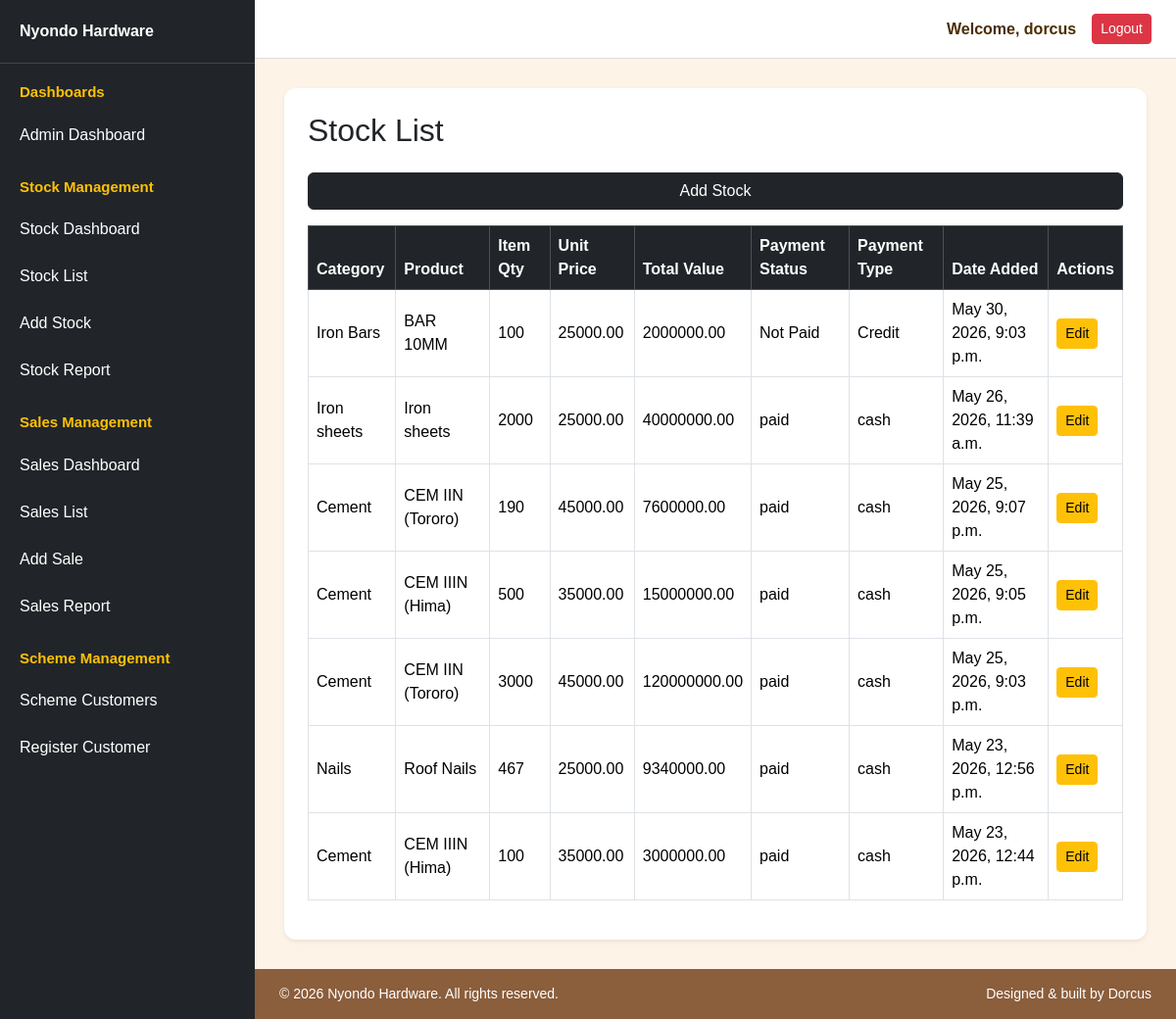
Page /nyondo/stock/ (signed in) on the committed database.
### nyondo/models.py (models this page shows, shortened)
class Stock(models.Model):
    PAYMENT_STATUS_CHOICES = [('Paid', 'Paid'), ('Not Paid', 'Not Paid')]
    PAYMENT_TYPE_CHOICES = [('Cash', 'Cash'), ('Mobile Money', 'Mobile Money'), ('Bank Transfer', 'Bank Transfer'), ('Credit', 'Credit')]
    supplier = models.CharField(max_length=100)
    category = models.CharField(max_length=100)
    product_name = models.CharField(max_length=100)
    quantity_delivered = models.PositiveIntegerField(default=0)
    unit_cost = models.DecimalField(max_digits=10, decimal_places=2)
    total_value_goods = models.DecimalField(max_digits=12, decimal_places=2, default=0)
    unit_price = models.DecimalField(max_digits=10, decimal_places=2)
    supplier_payment_status = models.CharField(max_length=20, choices=PAYMENT_STATUS_CHOICES, default='Not Paid')
    payment_type = models.CharField(max_length=50, choices=PAYMENT_TYPE_CHOICES, blank=True, null=True)
    date_added = models.DateTimeField(default=timezone.now)

### nyondo/views.py (the view)
# urls.py: path('stock/', views.stock_list, name='stock_list'),
@login_required
@admin_or_stock_manager_required
def stock_list(request):
    stocks = Stock.objects.all().order_by('-date_added')
    return render(
        request,
        'stock_list.html',
        {'stocks': stocks}
    )

### nyondo/templates/stock_list.html
{% extends 'base.html' %}
{% block content %}
<div class="card shadow-sm p-4">
<h2 class="mb-4">Stock List</h2>
<a href="{% url 'add_stock' %}" class="btn btn-dark mb-3">
Add Stock
</a>
<div class="table-responsive">
<table class="table table-bordered table-hover align-middle">
<thead class="table-dark">
<tr>
<th>Category</th>
<th>Product</th>
<th>Item Qty</th>
<th>Unit Price</th>
<th>Total Value</th>
<th>Payment Status</th>
<th>Payment Type</th>
<th>Date Added</th>
<th>Actions</th>
</tr>
</thead>
<tbody>
{% for stock in stocks %}
<tr>
<td>{{ stock.category }}</td>
<td>{{ stock.product_name }}</td>
<td>{{ stock.quantity_delivered }}</td>
<td>{{ stock.unit_price }}</td>
<td>{{ stock.total_value_goods }}</td>
<td>{{ stock.supplier_payment_status }}</td>
<td>{{ stock.payment_type }}</td>
<td>{{ stock.date_added }}</td>
<td>
<a href="{% url 'edit_stock' stock.id %}" class="btn btn-sm btn-warning">
    Edit
</a>
</td>
</tr>
{% empty %}
<tr>
<td colspan="10" class="text-center">
No stock available.
</td>
</tr>
{% endfor %}
</tbody>
</table>
</div>
</div>
{% endblock %}

### templates/base.html (shortened to what this page needs)
{% load static %}
<!DOCTYPE html>
<html lang="en">
<head>
    <link href="https://cdn.jsdelivr.net/npm/bootstrap@5.3.3/dist/css/bootstrap.min.css" rel="stylesheet">
</head>
<body>
<div class="layout">
    {% include 'nav.html' %}
    <div class="content-area">
        <div class="topbar">
            {% if user.is_authenticated %}
                <span class="me-3 fw-bold">
                    Welcome, {{ user.username }}
                </span>
                <form method="POST" action="{% url 'logout' %}">
                    <button type="submit" class="btn btn-danger btn-sm">
                        Logout
                    </button>
                </form>
            {% endif %}
        </div>
        <main class="main-content">
            {% block content %}
            {% endblock %}
        </main>
        <footer>
            <p>&copy; 2026 Nyondo Hardware. All rights reserved.</p>
            <p>Designed & built by Dorcus</p>
        </footer>
    </div>
</div>
</body>
</html>

### templates/base.html (style rules this page uses)
body { margin: 0; background-color: #fdf3e7; color: #4b2e05; font-family: Arial, sans-serif; overflow-x: hidden; }
.layout { display: flex; min-height: 100vh; }
.content-area { flex-grow: 1; display: flex; flex-direction: column; min-width: 0; }
.topbar { height: 60px; background-color: white; border-bottom: 1px solid #ddd; display: flex; justify-content: flex-end; align-items: center; padding: 0 25px; }
.main-content { padding: 30px; flex-grow: 1; }
.card { border: none; border-radius: 12px; box-shadow: 0 4px 12px rgba(0,0,0,0.08); }
footer { background: #8b5e3c; color: white; padding: 15px 25px; display: flex; justify-content: space-between; flex-wrap: wrap; }
footer p { margin: 0; color: white; font-size: 14px; }

### rows in the picture
Stock: category "Iron Bars", product_name "BAR 10MM", quantity_delivered "100", unit_price "25000.00", total_value_goods "2000000.00", supplier_payment_status "Not Paid", payment_type "Credit", date_added "May 30, 2026, 9:03 p.m."
Stock: category "Iron sheets", product_name "Iron sheets", quantity_delivered "2000", unit_price "25000.00", total_value_goods "40000000.00", supplier_payment_status "paid", payment_type "cash", date_added "May 26, 2026, 11:39 a.m."
Stock: category "Cement", product_name "CEM IIN (Tororo)", quantity_delivered "190", unit_price "45000.00", total_value_goods "7600000.00", supplier_payment_status "paid", payment_type "cash", date_added "May 25, 2026, 9:07 p.m."
Stock: category "Cement", product_name "CEM IIIN (Hima)", quantity_delivered "500", unit_price "35000.00", total_value_goods "15000000.00", supplier_payment_status "paid", payment_type "cash", date_added "May 25, 2026, 9:05 p.m."
Stock: category "Cement", product_name "CEM IIN (Tororo)", quantity_delivered "3000", unit_price "45000.00", total_value_goods "120000000.00", supplier_payment_status "paid", payment_type "cash", date_added "May 25, 2026, 9:03 p.m."
Stock: category "Nails", product_name "Roof Nails", quantity_delivered "467", unit_price "25000.00", total_value_goods "9340000.00", supplier_payment_status "paid", payment_type "cash", date_added "May 23, 2026, 12:56 p.m."
Stock: category "Cement", product_name "CEM IIIN (Hima)", quantity_delivered "100", unit_price "35000.00", total_value_goods "3000000.00", supplier_payment_status "paid", payment_type "cash", date_added "May 23, 2026, 12:44 p.m."

### other values in the picture
{{ user.username }} "dorcus"
